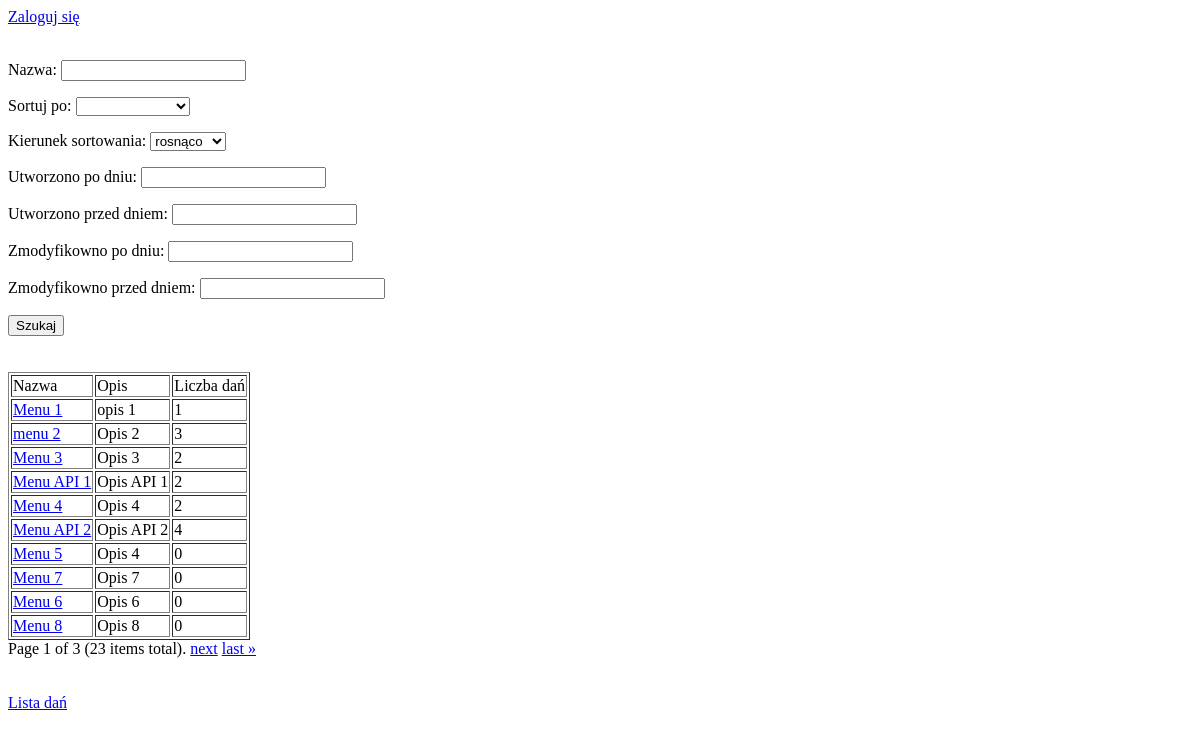
Before: / with the older database file.
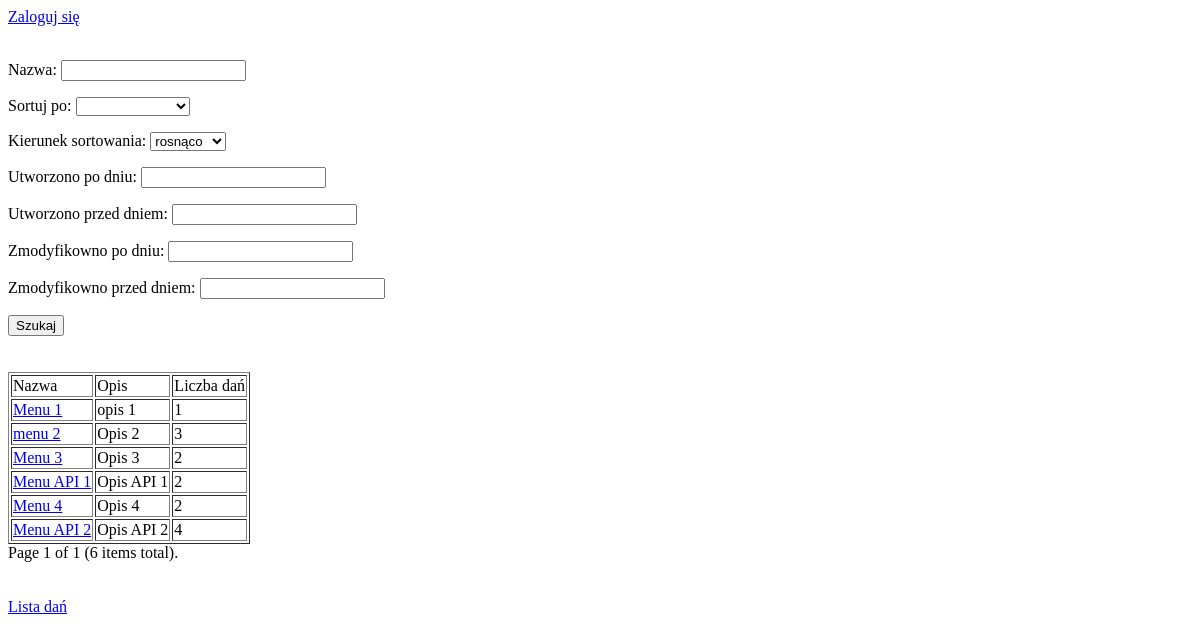
After: the same page with the newer database file.
### menu/models.py (models this page shows, shortened)
class Menu(models.Model):
    name = models.CharField(max_length=50, unique=True, verbose_name='Nazwa')
    description = models.TextField(max_length=1000, verbose_name='Opis')
    created = models.DateTimeField(editable=False, verbose_name='Utworzono')
    modified = models.DateTimeField(auto_now=True, verbose_name='Zmodyfikowano')
    dishes = models.ManyToManyField(Dish, blank=True, verbose_name='Dania')
    dishes_count = models.IntegerField(default=0, verbose_name='Liczba dań w karcie')

### menu/views.py (the view)
# urls.py: path(r'', views.MenuListView.as_view(), name='home'),
class MenuListView(ListView):
    model = Menu
    template_name = 'index.html'
    paginate_by = 10
    def get_context_data(self, *, object_list=None, **kwargs):
        queryset = object_list if object_list is not None else self.object_list
        search_form = MenuSearchForm(self.request.GET)
        if search_form.is_valid():
            name = search_form.cleaned_data.get('name', '').strip()
            if name:
                queryset = queryset.filter(name__icontains=name)
            sorting = search_form.cleaned_data['sorting']
            if sorting:
                sorting_direction = search_form.cleaned_data['sorting_direction']
                if sorting_direction == 'DESC':
                    sorting = '-' + sorting
                queryset = queryset.order_by(sorting, '-pk')
            created_starting_date = search_form.cleaned_data['created_starting_date']
            created_ending_date = search_form.cleaned_data['created_ending_date']
            if created_starting_date and created_ending_date:
                queryset = queryset.filter(created__gte=created_ending_date,
                                           created__lte=created_ending_date)
            if created_starting_date and not created_ending_date:
                queryset = queryset.filter(created__gte=created_starting_date)
            if not created_starting_date and created_ending_date:
                queryset = queryset.filter(created__lte=created_ending_date)
            edited_starting_date = search_form.cleaned_data['edited_starting_date']
            edited_ending_date = search_form.cleaned_data['edited_ending_date']
            if edited_starting_date and created_ending_date:
                queryset = queryset.filter(created__gte=edited_ending_date,
                                           created__lte=edited_starting_date)
            if edited_starting_date and not edited_ending_date:
                queryset = queryset.filter(created__gte=edited_starting_date)
            if not edited_starting_date and edited_ending_date:
                queryset = queryset.filter(created__lte=edited_ending_date)
        return super().get_context_data(
            search_form=search_form,
            object_list=queryset,
            **kwargs)

### menu/forms.py
class MenuSearchForm(forms.Form):
    name = forms.CharField(max_length=100, label='Nazwa')
    SORTING = ('name', 'created', 'modified', 'dishes_count')
    SORTING_NAMES = ('nazwa', 'utworzono', 'zmodyfikowano', 'liczba dań')
    sorting = forms.ChoiceField(choices=[('', '')] + list(zip(SORTING, SORTING_NAMES)), label='Sortuj po')
    sorting_direction = forms.ChoiceField(choices=DIRECTION, label='Kierunek sortowania')
    created_starting_date = forms.DateField(label='Utworzono po dniu')
    created_ending_date = forms.DateField(label='Utworzono przed dniem')
    edited_starting_date = forms.DateField(label='Zmodyfikowno po dniu')
    edited_ending_date = forms.DateField(label='Zmodyfikowno przed dniem')
    def __init__(self, *args, **kwargs):
        super().__init__(*args, **kwargs)
        for i in self.fields:
            self.fields[i].required = False

### menu/views.py (called while the page is built)
@register.simple_tag(takes_context=True)
def param_replace(context, **kwargs):
    d = context['request'].GET.copy()
    for k, v in kwargs.items():
        d[k] = v
    return d.urlencode()

### templates/index.html (shortened to what this page needs)
{% extends 'base.html' %}
{% block body %}
    <form method="get" action="">
    {{search_form.as_p}}
      <button type="submit">Szukaj</button>
    </form>
    <br/><br/>
    <table border="1">
    <tr>
        <td>Nazwa</td><td>Opis</td><td>Liczba dań</td>
    </tr>
    {% for object in object_list %}
        <tr>
            <td>
                <a href="menu_detail/{{ object.pk }}">{{ object.name }}</a>
            </td>
            <td>
                {{ object.description }}
            </td>
            <td>
                {{ object.dishes_count }}
            </td>
        </tr>
    {% endfor %}
    </table>
    {% include "_pagination.html" %}
    <br/><br/>
    <a href="dish_list">Lista dań</a>
{% endblock %}

### templates/base.html (shortened to what this page needs)
{% load static %}
<!DOCTYPE html>
<html lang="en">
<head>
</head>
<body>
{% if user.is_authenticated %}
    Witaj, {{ user.username }}! <a href="logout/">Wyloguj się</a>
{% else %}
    <a href="login/">Zaloguj się</a>
{% endif %}
<br/><br/>
{% block body %}
{% endblock %}
</body>
</html>

### templates/_pagination.html (shortened to what this page needs)
<div class="pagination">
    <span class="pagination__nav">
        <span class="current">
            Page {{ page_obj.number }} of {{ page_obj.paginator.num_pages }} ({{ page_obj.paginator.count }} items total).
        </span>
        {% if page_obj.has_next %}
            <a href="?{% param_replace page=page_obj.next_page_number %}">next</a>
            <a href="?{% param_replace page=paginator.num_pages %}">last &raquo;</a>
        {% endif %}
    </span>
</div>

Changed rows visible on the page:
removed Menu: name "Menu 5", description "Opis 4", dishes_count "0"
removed Menu: name "Menu 7", description "Opis 7", dishes_count "0"
removed Menu: name "Menu 6", description "Opis 6", dishes_count "0"
removed Menu: name "Menu 8", description "Opis 8", dishes_count "0"
Other visible differences:
{{ page_obj.paginator.num_pages }}: "3" → "1"
{{ page_obj.paginator.count }}: "23" → "6"
text no longer shown: "next last »"
